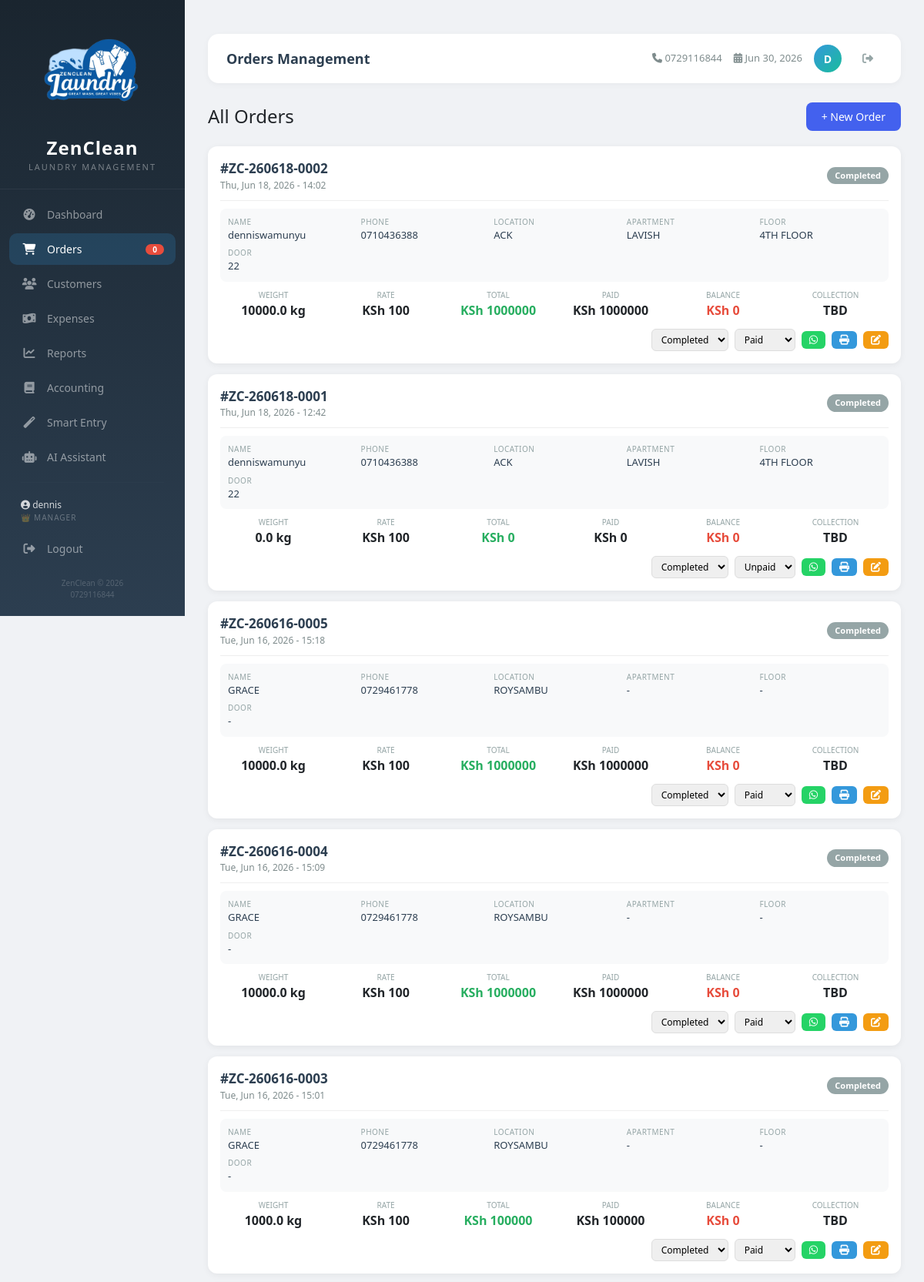
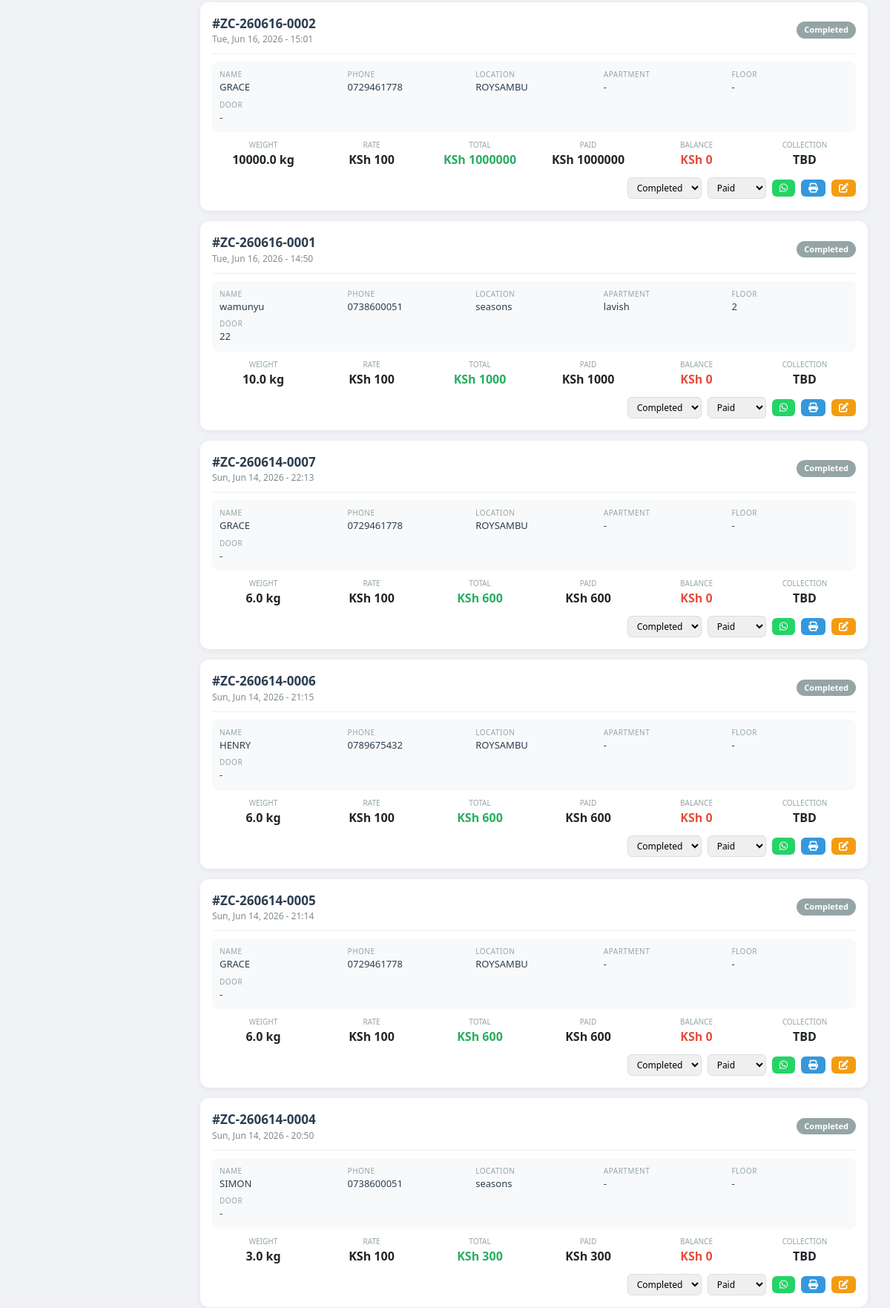
Screenshot of /orders/ (signed in, upper part) with the database file from the repository (2 pictures, top to bottom).
### laundry/models/models.py (models this page shows, shortened)
class Order(models.Model):
    STATUS_CHOICES = [
        ('received', 'Received'),
        ('washing', 'Washing'),
        ('drying', 'Drying'),
        ('folding', 'Folding'),
        ('ready', 'Ready'),
        ('completed', 'Completed'),
        ('cancelled', 'Cancelled'),
    ]
    PAYMENT_CHOICES = [
        ('unpaid', 'Unpaid'),
        ('partial', 'Partial'),
        ('paid', 'Paid'),
    ]
    order_number = models.CharField(max_length=20, unique=True)
    customer = models.ForeignKey(Customer, on_delete=models.CASCADE)
    items_description = models.TextField(blank=True)
    weight_kg = models.DecimalField(max_digits=10, decimal_places=2, default=0)
    price_per_kg = models.DecimalField(max_digits=10, decimal_places=2, default=100)
    total_amount = models.DecimalField(max_digits=15, decimal_places=2, default=0)
    paid_amount = models.DecimalField(max_digits=15, decimal_places=2, default=0)
    status = models.CharField(max_length=20, choices=STATUS_CHOICES, default='received')
    payment_status = models.CharField(max_length=20, choices=PAYMENT_CHOICES, default='unpaid')
    notes = models.TextField(blank=True)
    created_by = models.ForeignKey(User, on_delete=models.SET_NULL, null=True)
    created_at = models.DateTimeField(auto_now_add=True)
    updated_at = models.DateTimeField(auto_now=True)
    @property
    def remaining_balance(self):
        return self.total_amount - self.paid_amount

class Customer(models.Model):
    name = models.CharField(max_length=200)
    phone = models.CharField(max_length=20, unique=True)
    location = models.CharField(max_length=200, blank=True)
    apartment_name = models.CharField(max_length=100, blank=True)
    floor = models.CharField(max_length=20, blank=True)
    door_number = models.CharField(max_length=20, blank=True)
    total_orders = models.IntegerField(default=0)
    created_at = models.DateTimeField(auto_now_add=True)
    updated_at = models.DateTimeField(auto_now=True)

### laundry/main_views.py (the view, shortened to what this page needs)
    @login_required
    def wrapper(request, *args, **kwargs):
        if request.user.is_superuser:
            return view_func(request, *args, **kwargs)

### laundry/context_processors.py (called while the page is built)
def company_settings(request):
    return {
        'company_name': getattr(settings, 'COMPANY_NAME', 'ZenClean'),
        'company_phone': getattr(settings, 'COMPANY_PHONE', '0729 116 844'),
        'company_email': getattr(settings, 'COMPANY_EMAIL', 'info@zenclean.co.ke'),
        'company_address': getattr(settings, 'COMPANY_ADDRESS', 'Kasarani, Nairobi, Kenya'),
        'company_website': getattr(settings, 'COMPANY_WEBSITE', 'www.zenclean.co.ke'),
        'company_logo_text': getattr(settings, 'COMPANY_LOGO_TEXT', '🧺 ZenClean'),
    }

def base_context(request):
    from django.utils import timezone
    return {
        'today': timezone.now(),
        'site_name': getattr(settings, 'COMPANY_NAME', 'ZenClean'),
    }

### laundry/main_views.py (called while the page is built, shortened)
def staff_required(view_func):
    @login_required
    def wrapper(request, *args, **kwargs):
        if request.user.is_superuser:
            return view_func(request, *args, **kwargs)
    return wrapper

@staff_required
def order_list(request):
    orders = Order.objects.all().order_by('-created_at')
    return render(request, 'laundry/orders.html', {'orders': orders})

### laundry/templates/laundry/orders.html (shortened to what this page needs)
﻿{% extends 'base/base.html' %}
{% load custom_filters %}
{% block page_title %}Orders Management{% endblock %}
{% block content %}
<div style="display: flex; justify-content: space-between; align-items: center; margin-bottom: 20px; flex-wrap: wrap; gap: 10px;">
    <h4 style="margin: 0;">All Orders</h4>
    <a href="{% url 'order_create' %}" class="btn-action" style="background: #4361ee; color: white; padding: 8px 20px; border-radius: 8px; text-decoration: none; font-size: 14px;">+ New Order</a>
</div>
{% for order in orders %}
<div class="order-card">
    <div class="order-header">
        <div>
            <span class="order-number">#{{ order.order_number }}</span>
            <div class="order-date">{{ order.created_at|date:"D, M d, Y - H:i" }}</div>
        </div>
        <span class="badge-status badge-{{ order.status }}">{{ order.get_status_display }}</span>
    </div>
    <div class="customer-grid">
        <div class="customer-item">
            <div class="label">Name</div>
            <div class="value">{{ order.customer.name }}</div>
        </div>
        <div class="customer-item">
            <div class="label">Phone</div>
            <div class="value">{{ order.customer.phone }}</div>
        </div>
        <div class="customer-item">
            <div class="label">Location</div>
            <div class="value">{{ order.customer.location|default:"-" }}</div>
        </div>
        <div class="customer-item">
            <div class="label">Apartment</div>
            <div class="value">{{ order.customer.apartment_name|default:"-" }}</div>
        </div>
        <div class="customer-item">
            <div class="label">Floor</div>
            <div class="value">{{ order.customer.floor|default:"-" }}</div>
        </div>
        <div class="customer-item">
            <div class="label">Door</div>
            <div class="value">{{ order.customer.door_number|default:"-" }}</div>
        </div>
    </div>
    <div class="order-details">
        <div class="detail-item">
            <div class="detail-label">Weight</div>
            <div class="detail-value">{{ order.weight_kg|floatformat:1 }} kg</div>
        </div>
        <div class="detail-item">
            <div class="detail-label">Rate</div>
            <div class="detail-value">KSh {{ order.price_per_kg|floatformat:0 }}</div>
        </div>
        <div class="detail-item">
            <div class="detail-label">Total</div>
            <div class="detail-value amount">KSh {{ order.total_amount|floatformat:0 }}</div>
        </div>
        <div class="detail-item">
            <div class="detail-label">Paid</div>
            <div class="detail-value">KSh {{ order.paid_amount|floatformat:0 }}</div>
        </div>
        <div class="detail-item">
            <div class="detail-label">Balance</div>
            <div class="detail-value balance">KSh {{ order.remaining_balance|floatformat:0 }}</div>
        </div>
        <div class="detail-item">
            <div class="detail-label">Collection</div>
            <div class="detail-value">{% if order.collection_date %}{{ order.collection_date|date:"M d" }}{% else %}TBD{% endif %}</div>
        </div>
    </div>
    <div class="order-actions">
        <select class="status-select" onchange="updateStatus({{ order.id }}, this.value)">
            <option value="completed" {% if order.status == 'completed' %}selected{% endif %}>Completed</option>
        </select>
        <select class="payment-select" onchange="updatePayment({{ order.id }}, this.value)">
            <option value="unpaid" {% if order.payment_status == 'unpaid' %}selected{% endif %}>Unpaid</option>
            <option value="paid" {% if order.payment_status == 'paid' %}selected{% endif %}>Paid</option>
        </select>
        <button class="btn-icon btn-whatsapp" onclick="shareOrderWhatsApp({{ order.id }})" title="WhatsApp"><i class="fab fa-whatsapp"></i></button>
        <a href="{% url 'receipt' order.id %}" class="btn-icon btn-print" target="_blank" title="Print"><i class="fas fa-print"></i></a>
        <a href="{% url 'order_edit' order.id %}" class="btn-icon btn-edit" title="Edit"><i class="fas fa-edit"></i></a>
    </div>
</div>
{% empty %}
<div class="stat-card text-center py-5">
    <i class="fas fa-box-open fa-4x mb-3 text-muted"></i>
    <h5>No Orders Yet</h5>
    <p>Click "New Order" to create your first order.</p>
</div>
{% endfor %}
{% endblock %}

### templates/base/base.html (shortened to what this page needs)
﻿<!DOCTYPE html>
<html lang="en">
<head>
    <link href="https://cdn.jsdelivr.net/npm/bootstrap@5.3.0/dist/css/bootstrap.min.css" rel="stylesheet">
    <link href="https://cdnjs.cloudflare.com/ajax/libs/font-awesome/6.4.0/css/all.min.css" rel="stylesheet">
    {% load static %}
</head>
<body>
    <div class="sidebar" id="sidebar">
        <div class="sidebar-brand">
            <div class="logo-container">
                {% load static %}
                <img src="{% static 'img/zenclean_logo.png' %}"
                     alt="{{ company_name }}"
                     style="max-width: 250px; max-height: 150px; object-fit: contain;"
                     onerror="this.style.display='none'; this.parentElement.innerHTML='<i class=\'fas fa-tshirt\' style=\'font-size:40px;color:#3498db;\'></i>'">
            </div>
            <h4>{{ company_name }}</h4>
            <span>Laundry Management</span>
        </div>
        <nav class="nav flex-column">
            <a class="nav-link {% if request.resolver_match.url_name == 'dashboard' %}active{% endif %}" href="{% url 'dashboard' %}">
                <i class="fas fa-tachometer-alt"></i> Dashboard
            </a>
            {% if user.is_authenticated and user.profile or user.is_superuser %}
                {% if user.profile.is_staff or user.profile.is_manager or user.is_superuser %}
                <a class="nav-link {% if 'orders' in request.path %}active{% endif %}" href="{% url 'order_list' %}">
                    <i class="fas fa-shopping-cart"></i> Orders
                    <span class="badge" id="order-badge">0</span>
                </a>
                <a class="nav-link {% if 'customers' in request.path %}active{% endif %}" href="{% url 'customer_list' %}">
                    <i class="fas fa-users"></i> Customers
                </a>
                {% endif %}
                {% if user.profile.is_manager or user.is_superuser %}
                <a class="nav-link {% if 'expenses' in request.path %}active{% endif %}" href="{% url 'expense_list' %}">
                    <i class="fas fa-money-bill-wave"></i> Expenses
                </a>
                <a class="nav-link {% if 'reports' in request.path %}active{% endif %}" href="{% url 'reports' %}">
                    <i class="fas fa-chart-line"></i> Reports
                </a>
                <a class="nav-link {% if 'accounting' in request.path %}active{% endif %}" href="{% url 'accounting_dashboard' %}">
                    <i class="fas fa-book"></i> Accounting
                </a>
                <a class="nav-link {% if 'smart' in request.path %}active{% endif %}" href="{% url 'smart_transaction' %}">
                    <i class="fas fa-magic"></i> Smart Entry
                </a>
                {% endif %}
            {% endif %}
                <a class="nav-link {% if 'assistant' in request.path %}active{% endif %}" href="{% url 'assistant_dashboard' %}">
                    <i class="fas fa-robot"></i> AI Assistant
                </a>
            <hr>
            <div class="user-info">
                <div class="name"><i class="fas fa-user-circle"></i> {{ request.user.username }}</div>
                <div class="role">{% if user.profile.is_manager or user.is_superuser %}👑 Manager{% else %}👤 Staff{% endif %}</div>
            </div>
            <a class="nav-link" href="{% url 'logout' %}">
                <i class="fas fa-sign-out-alt"></i> Logout
            </a>
        </nav>
        <div class="company-footer">
            <div>{{ company_name }} © 2026</div>
            <div>{{ company_phone }}</div>
        </div>
    </div>
    <div class="main-content">
        <div class="top-bar">
            <div style="display: flex; align-items: center; gap: 14px;">
                <div class="page-title">{% block page_title %}Dashboard{% endblock %}</div>
            </div>
            <div class="user-area">
                <span class="phone"><i class="fas fa-phone"></i> {{ company_phone }}</span>
                <span class="date"><i class="fas fa-calendar-alt"></i> {{ today|date:"M d, Y" }}</span>
                <div class="avatar">{{ request.user.username|first|upper }}</div>
                <a href="{% url 'logout' %}" class="logout-btn" title="Logout">
                    <i class="fas fa-sign-out-alt"></i>
                </a>
            </div>
        </div>
        {% block content %}{% endblock %}
    </div>
</body>
</html>

### templates/base/base.html (style rules this page uses)
:root { --primary: #2c3e50; --secondary: #3498db; --success: #27ae60; --warning: #f39c12; --danger: #e74c3c; --light: #f0f2f5; --sidebar-width: 240px; }
* { margin: 0; padding: 0; box-sizing: border-box; }
body { font-family: 'Segoe UI', Tahoma, sans-serif; background: var(--light); }
.sidebar { position: fixed; left: 0; top: 0; width: var(--sidebar-width); height: 100vh; background: linear-gradient(180deg, #1a252f 0%, #2c3e50 100%); z-index: 1000; transition: all 0.3s ease; overflow-y: auto; padding-bottom: 20px; }
.sidebar-brand { padding: 20px 15px; text-align: center; border-bottom: 1px solid rgba(255,255,255,0.06); }
.sidebar-brand .logo-container { display: flex; justify-content: center; align-items: center; margin-bottom: 8px; }
.sidebar-brand .logo-container img { max-width: 140px; max-height: 60px; object-fit: contain; }
.sidebar-brand h4 { color: white; font-weight: 700; margin: 8px 0 2px; letter-spacing: 1px; }
.sidebar-brand span { color: rgba(255,255,255,0.4); font-size: 11px; letter-spacing: 2px; text-transform: uppercase; }
.sidebar .nav { padding: 10px 12px; }
.sidebar .nav-link { color: rgba(255,255,255,0.5); padding: 10px 15px; border-radius: 10px; display: flex; align-items: center; text-decoration: none; transition: all 0.3s; font-size: 14px; margin: 2px 0; }
.sidebar .nav-link.active { background: rgba(52, 152, 219, 0.2); color: white; }
.sidebar .nav-link i { width: 22px; margin-right: 12px; text-align: center; font-size: 15px; }
.sidebar .nav-link .badge { margin-left: auto; background: var(--danger); color: white; font-size: 10px; padding: 2px 9px; border-radius: 12px; }
.sidebar hr { border-color: rgba(255,255,255,0.06); margin: 10px 15px; }
.sidebar .user-info { padding: 10px 15px; color: rgba(255,255,255,0.4); font-size: 12px; }
.sidebar .user-info .name { color: rgba(255,255,255,0.8); font-weight: 500; }
.sidebar .user-info .role { font-size: 10px; text-transform: uppercase; letter-spacing: 1px; color: rgba(255,255,255,0.3); }
.sidebar .company-footer { position: absolute; bottom: 10px; left: 0; right: 0; text-align: center; padding: 10px; color: rgba(255,255,255,0.2); font-size: 10px; }
.main-content { margin-left: var(--sidebar-width); min-height: 100vh; padding: 20px 30px; }
.top-bar { background: white; border-radius: 14px; padding: 14px 24px; margin-bottom: 25px; display: flex; justify-content: space-between; align-items: center; flex-wrap: wrap; gap: 12px; box-shadow: 0 2px 8px rgba(0,0,0,0.04); }
.top-bar .page-title { font-size: 18px; font-weight: 600; color: var(--primary); margin: 0; }
.top-bar .user-area { display: flex; align-items: center; gap: 15px; }
.top-bar .user-area .phone { color: #7f8c8d; font-size: 13px; }
.top-bar .user-area .date { color: #7f8c8d; font-size: 13px; }
.top-bar .user-area .avatar { width: 36px; height: 36px; border-radius: 50%; background: linear-gradient(135deg, var(--secondary), #1abc9c); color: white; display: flex; align-items: center; justify-content: center; font-weight: 700; font-size: 14px; }
.top-bar .user-area .logout-btn { color: #95a5a6; text-decoration: none; padding: 6px 12px; border-radius: 8px; transition: 0.3s; font-size: 14px; }

### rows the page displays
Order: order_number "ZC-260618-0002", created_at "Thu, Jun 18, 2026 - 14:02", status "Completed", customer.name "denniswamunyu", customer.phone "0710436388", customer.location "ACK", customer.apartment_name "LAVISH", customer.floor "4TH FLOOR", customer.door_number "22", weight_kg "10000.0", price_per_kg "100", total_amount "1000000", paid_amount "1000000", remaining_balance "0", status+id "Completed", payment_status+id "Paid"
Order: order_number "ZC-260618-0001", created_at "Thu, Jun 18, 2026 - 12:42", status "Completed", customer.name "denniswamunyu", customer.phone "0710436388", customer.location "ACK", customer.apartment_name "LAVISH", customer.floor "4TH FLOOR", customer.door_number "22", weight_kg "0.0", price_per_kg "100", total_amount "0", paid_amount "0", remaining_balance "0", status+id "Completed", payment_status+id "Unpaid"
Order: order_number "ZC-260616-0005", created_at "Tue, Jun 16, 2026 - 15:18", status "Completed", customer.name "GRACE", customer.phone "0729461778", customer.location "ROYSAMBU", customer.apartment_name "-", customer.floor "-", customer.door_number "-", weight_kg "10000.0", price_per_kg "100", total_amount "1000000", paid_amount "1000000", remaining_balance "0", status+id "Completed", payment_status+id "Paid"
Order: order_number "ZC-260616-0004", created_at "Tue, Jun 16, 2026 - 15:09", status "Completed", customer.name "GRACE", customer.phone "0729461778", customer.location "ROYSAMBU", customer.apartment_name "-", customer.floor "-", customer.door_number "-", weight_kg "10000.0", price_per_kg "100", total_amount "1000000", paid_amount "1000000", remaining_balance "0", status+id "Completed", payment_status+id "Paid"
Order: order_number "ZC-260616-0003", created_at "Tue, Jun 16, 2026 - 15:01", status "Completed", customer.name "GRACE", customer.phone "0729461778", customer.location "ROYSAMBU", customer.apartment_name "-", customer.floor "-", customer.door_number "-", weight_kg "1000.0", price_per_kg "100", total_amount "100000", paid_amount "100000", remaining_balance "0", status+id "Completed", payment_status+id "Paid"
Order: order_number "ZC-260616-0002", created_at "Tue, Jun 16, 2026 - 15:01", status "Completed", customer.name "GRACE", customer.phone "0729461778", customer.location "ROYSAMBU", customer.apartment_name "-", customer.floor "-", customer.door_number "-", weight_kg "10000.0", price_per_kg "100", total_amount "1000000", paid_amount "1000000", remaining_balance "0", status+id "Completed", payment_status+id "Paid"
Order: order_number "ZC-260616-0001", created_at "Tue, Jun 16, 2026 - 14:50", status "Completed", customer.name "wamunyu", customer.phone "0738600051", customer.location "seasons", customer.apartment_name "lavish", customer.floor "2", customer.door_number "22", weight_kg "10.0", price_per_kg "100", total_amount "1000", paid_amount "1000", remaining_balance "0", status+id "Completed", payment_status+id "Paid"
Order: order_number "ZC-260614-0007", created_at "Sun, Jun 14, 2026 - 22:13", status "Completed", customer.name "GRACE", customer.phone "0729461778", customer.location "ROYSAMBU", customer.apartment_name "-", customer.floor "-", customer.door_number "-", weight_kg "6.0", price_per_kg "100", total_amount "600", paid_amount "600", remaining_balance "0", status+id "Completed", payment_status+id "Paid"
Order: order_number "ZC-260614-0006", created_at "Sun, Jun 14, 2026 - 21:15", status "Completed", customer.name "HENRY", customer.phone "0789675432", customer.location "ROYSAMBU", customer.apartment_name "-", customer.floor "-", customer.door_number "-", weight_kg "6.0", price_per_kg "100", total_amount "600", paid_amount "600", remaining_balance "0", status+id "Completed", payment_status+id "Paid"
Order: order_number "ZC-260614-0005", created_at "Sun, Jun 14, 2026 - 21:14", status "Completed", customer.name "GRACE", customer.phone "0729461778", customer.location "ROYSAMBU", customer.apartment_name "-", customer.floor "-", customer.door_number "-", weight_kg "6.0", price_per_kg "100", total_amount "600", paid_amount "600", remaining_balance "0", status+id "Completed", payment_status+id "Paid"
Order: order_number "ZC-260614-0004", created_at "Sun, Jun 14, 2026 - 20:50", status "Completed", customer.name "SIMON", customer.phone "0738600051", customer.location "seasons", customer.apartment_name "-", customer.floor "-", customer.door_number "-", weight_kg "3.0", price_per_kg "100", total_amount "300", paid_amount "300", remaining_balance "0", status+id "Completed", payment_status+id "Paid"

### other values shown
{{ company_name }} "ZenClean"
{{ request.user.username }} "dennis"
{{ company_phone }} "0729116844"
{{ request.user.username|first|upper }} "D"
